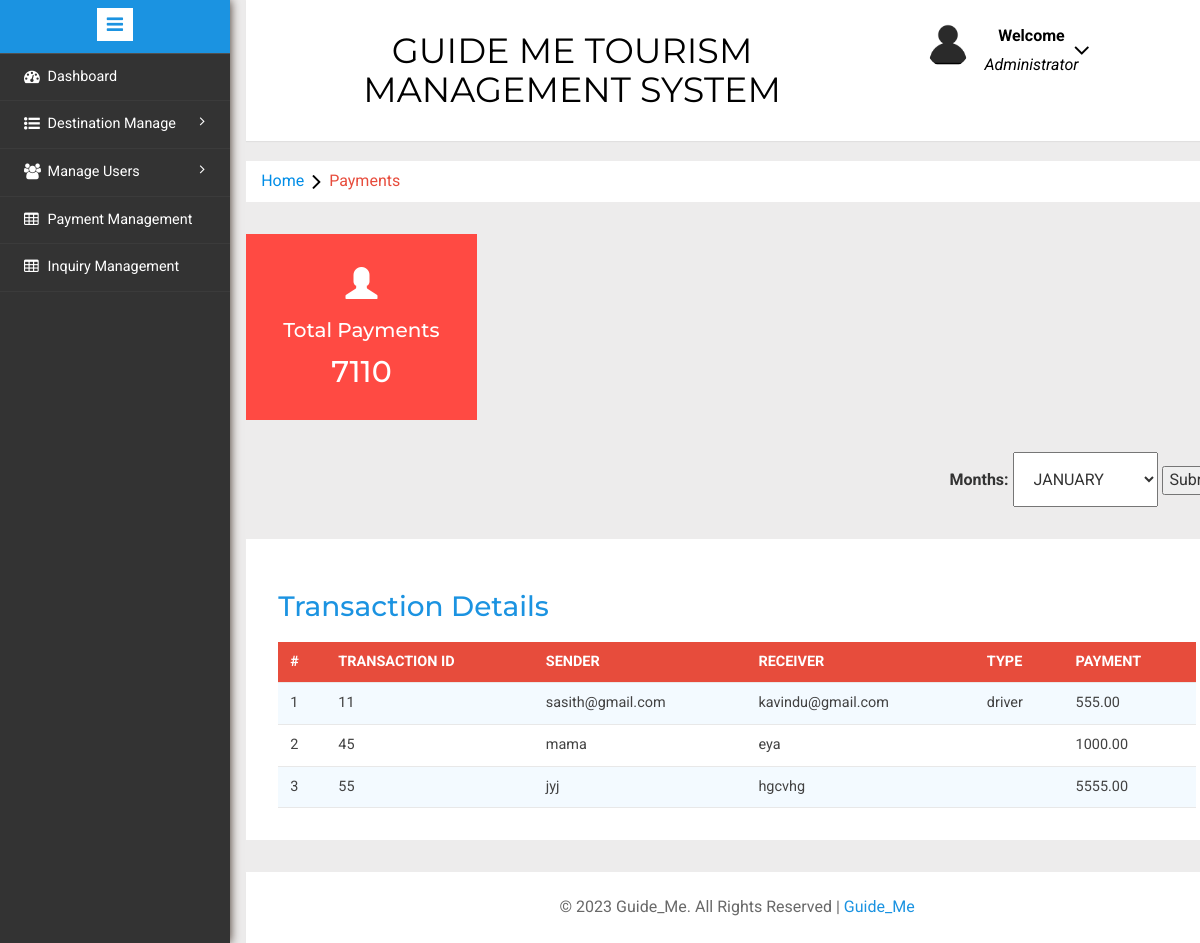
/payment.php (signed in), run on the app's committed database.
### tables this page shows
CREATE TABLE `transaction` (
  `transaction_id` varchar(10) NOT NULL,
  `payment_method` varchar(50) DEFAULT NULL,
  `sender` varchar(100) DEFAULT NULL,
  `payment_to` varchar(100) DEFAULT NULL,
  `price` decimal(10,2) DEFAULT NULL,
  `tour_id` int(10) DEFAULT NULL,
  `transaction_date` datetime NOT NULL DEFAULT current_timestamp(),
  `reciever_type` varchar(100) NOT NULL
);

### payment-process.php (called while the page is built, shortened)
<?php
require('./dashboardredirect.php');
require('./Classes/TransactionMonthHandler.php');
$dsn = 'mysql:host=localhost;dbname=guideme';
$username = 'root';
$password = '';
try {
    $dbh = new PDO($dsn, $username, $password);
} catch (PDOException $e) {
    die('Connection failed: ' . $e->getMessage());
}
$transactionHandler = new TransactionMonthHandler($dbh);
if ($_SERVER['REQUEST_METHOD'] === 'POST' && isset($_POST['selectedMonth'])) {
    $selectedMonth = $_POST['selectedMonth'];
    $paymentData = $transactionHandler->getTransactionDataForMonth($selectedMonth);
} else {
    $paymentData = $transactionHandler->getAllTransactionData();
}
function calculateTotalPayments($paymentData) {
    $totalPayments = 0;
    foreach ($paymentData as $result) {
        $totalPayments += $result['price'];
    }
    return $totalPayments;
}
?>

### Classes/TransactionMonthHandler.php (called while the page is built, shortened)
<?php
class TransactionMonthHandler {
    private $dbh;
    public function __construct($dbh) {
        $this->dbh = $dbh;
    }
    public function getAllTransactionData() {
        $sql = "SELECT * FROM transaction";
        $stmt = $this->dbh->prepare($sql);
        $stmt->execute();
        return $stmt->fetchAll(PDO::FETCH_ASSOC);
    }
}

### payment.php (the view, shortened to what this page needs)
<?php
require('./payment-process.php');
?>
<!DOCTYPE HTML>
<html>
    <head>
        <link href="css/bootstrap.min.css" rel='stylesheet' type='text/css' />
        <link href="css/style.css" rel='stylesheet' type='text/css' />
        <link rel="stylesheet" href="css/morris.css" type="text/css"/>
        <link href="css/font-awesome.css" rel="stylesheet">
        <link rel="stylesheet" href="css/icon-font.min.css" type='text/css' />
        <link rel="stylesheet" type="text/css" href="css/table-style.css" />
        <link rel="stylesheet" type="text/css" href="css/basictable.css" />
    </head>
    <body>
        <div class="page-container">
            <div class="left-content">
                <div class="mother-grid-inner">
                    <?php include('includes/header.php'); ?>
                </div>
                <ol class="breadcrumb">
                    <li class="breadcrumb-item"><a href="dashboard.php">Home</a><i class="fa fa-angle-right"></i>Payments</li>
                </ol>
                <div class="four-grids">
                    <div class="col-md-3 four-grid">
                        <div class="four-agileits">
                            <div class="icon">
                                <i class="glyphicon glyphicon-user" aria-hidden="true"></i>
                            </div>
                            <div class="four-text">
                                <h3>Total Payments</h3>
                                <h4><?php echo calculateTotalPayments($paymentData); ?></h4>
                            </div>
                        </div>
                    </div>
                    <div class="clearfix"></div>
                </div>
                <form id="monthForm" method="post" action="<?php echo $_SERVER["PHP_SELF"] ?>">
                    <div class="monthselect" style="text-align: right;">
                        <label for="focusedinput">Months:</label>
                        <select name="selectedMonth" class="form-select right-align">
                            <?php
                            $months = [
                                1 => 'January', 2 => 'February', 3 => 'March', 4 => 'April',
                                5 => 'May', 6 => 'June', 7 => 'July', 8 => 'August',
                                9 => 'September', 10 => 'October', 11 => 'November', 12 => 'December'
                            ];
                            foreach ($months as $monthNum => $monthName) {
                                $selected = ($selectedMonth == $monthNum) ? 'selected' : '';
                                echo "<option value=\"$monthNum\" $selected>$monthName</option>";
                            }
                            ?>
                        </select>
                        <input type="submit" value="Submit">
                    </div>
                </form>
                <div class="inner-block">
                    <div class="agile-tables">
                        <div class="w3l-table-info">
                            <h2>Transaction Details</h2>
                            <table id="table">
                                <thead>
                                    <tr>
                                        <th>#</th>
                                        <th>Transaction ID</th>
                                        <th>Sender</th>
                                        <th>Receiver </th>
                                        <th>Type</th>
                                        <th>Payment</th>
                                    </tr>
                                </thead>
                                <tbody>
                                    <?php
                                    if (!empty($paymentData)) {
                                        $cnt = 1;
                                        foreach ($paymentData as $result) {
                                            ?>
                                            <tr>
                                                <td><?php echo htmlentities($cnt); ?></td>
                                                <td><?php echo htmlentities($result['transaction_id']); ?></td>
                                                <td><?php echo htmlentities($result['sender']); ?></td>
                                                <td>
                                                    <?php echo htmlentities($result['payment_to']); ?>
                                                </td>
                                                <td><?php echo htmlentities($result['reciever_type']); ?></td>
                                                <td><?php echo htmlentities($result['price']); ?></td>
                                            </tr>
                                            <?php
                                            $cnt++;
                                        }
                                    } else {
                                        echo '<tr><td colspan="6">No data available</td></tr>';
                                    }
                                    ?>
                                </tbody>
                            </table>
                        </div>
                    </div>
                </div>
<?php include('includes/footer.php'); ?>
            </div>
        </div>
<?php include('includes/sidebarmenu.php'); ?>
        <div class="clearfix"></div>
</body>
</html>

### css/table-style.css (style rules this page uses)
table { background: white; border-collapse: collapse; margin: 1.25em 0 0; width: 100%; }
table tr, table th, table td { border: none; border-bottom: 1px solid #e8e8e8; font-size: .95em; }
table th, table td { padding: 10px 12px; text-align: left; }
table th { background: #e74c3c; color: #fff; text-transform: uppercase; }
table tr td { background: #f3faff; color: #424242; }
table tr:nth-of-type(2n+2) td { background: #ffffff; }
table { width: 100%; }

### data on the page
transaction: transaction_id "11", sender "sasith@gmail.com", payment_to "kavindu@gmail.com", reciever_type "driver", price "555.00"
transaction: transaction_id "45", sender "mama", payment_to "eya", price "1000.00"
transaction: transaction_id "55", sender "jyj", payment_to "hgcvhg", price "5555.00"

### other printed values
calculateTotalPayments($paymentData) "7110"
form field selectedMonth "January"
